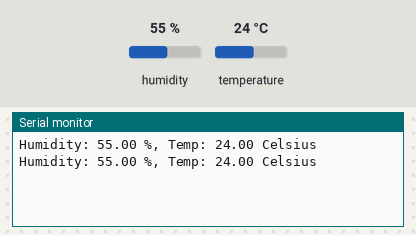
A sketch run on a simulated Arduino Uno, built with avr-gcc and run on an emulated ATmega328P. Parts: the last lines printed to the serial monitor. The test bench sets the inputs (shaded band); at power-on: humidity 55 %, temperature 24 °C.

Above: at 4.8 s.
4.9 s: humidity set to 22 %
At 7.1 s:
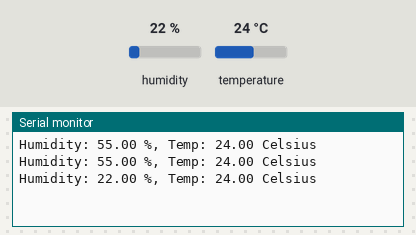
7.9 s: temperature set to 12 °C
At 8.8 s:
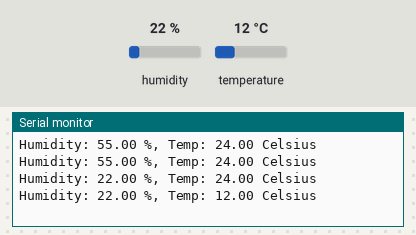
10.9 s: humidity set to 40 %
At 13.5 s:
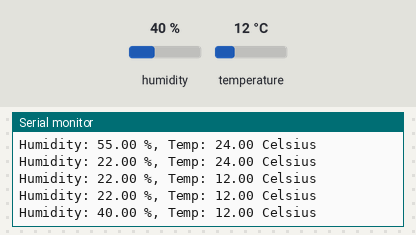
Timing chart, 0 to 15.0 s (numbered marks = the images above; inputs shaded):
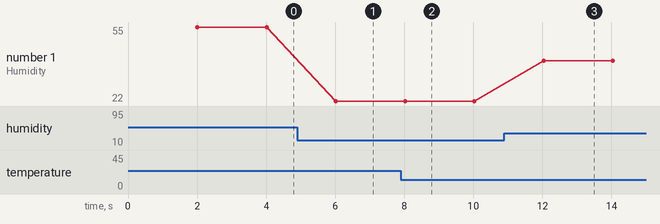

Measured:
- after the input at 4.9 s, the serial monitor: prints a new line after 1.1 s (image 1)
- after the input at 7.9 s, the serial monitor: prints a new line after 0.12 s (image 2)
- after the input at 10.9 s, the serial monitor: prints a new line after 1.1 s (image 3)
- plotted number 1: 55 → 22 after the input at 4.9 s, 22 → 40 after the input at 10.9 s

The sketch:

dht22.ino
```cpp
/*  DHT22 Sensor Temperature and Humidity
 */

#include "DHT.h"
#define dhtPin 7
#define dhtType DHT22
#define TRACE 1  // 0= off 1 = on

DHT dht(dhtPin, dhtType);

// Declare setup
void setup() {
  Serial.begin (9600);
  dht.begin();
}


// Main loop
void loop()
{
  delay(2000);
    // Send temperature and humidity
    tempandHumidity();
}

// Reading value of temperature and humidity from DHT22
void tempandHumidity(){
  digitalWrite(dhtPin, HIGH);
  float humidity = dht.readHumidity();
  float temp = dht.readTemperature();
  if (isnan(humidity) || isnan(temp)) {
    trc("Failed to read from DHT sensor!");
  } else {
    Serial.print("Humidity: ");
    Serial.print(humidity);
    Serial.print(" %, Temp: ");
    Serial.print(temp);
    Serial.println(" Celsius");
  }
}

// Trace function
void trc(String msg){
  if (TRACE) {
  Serial.println(msg);
  }
}
```
